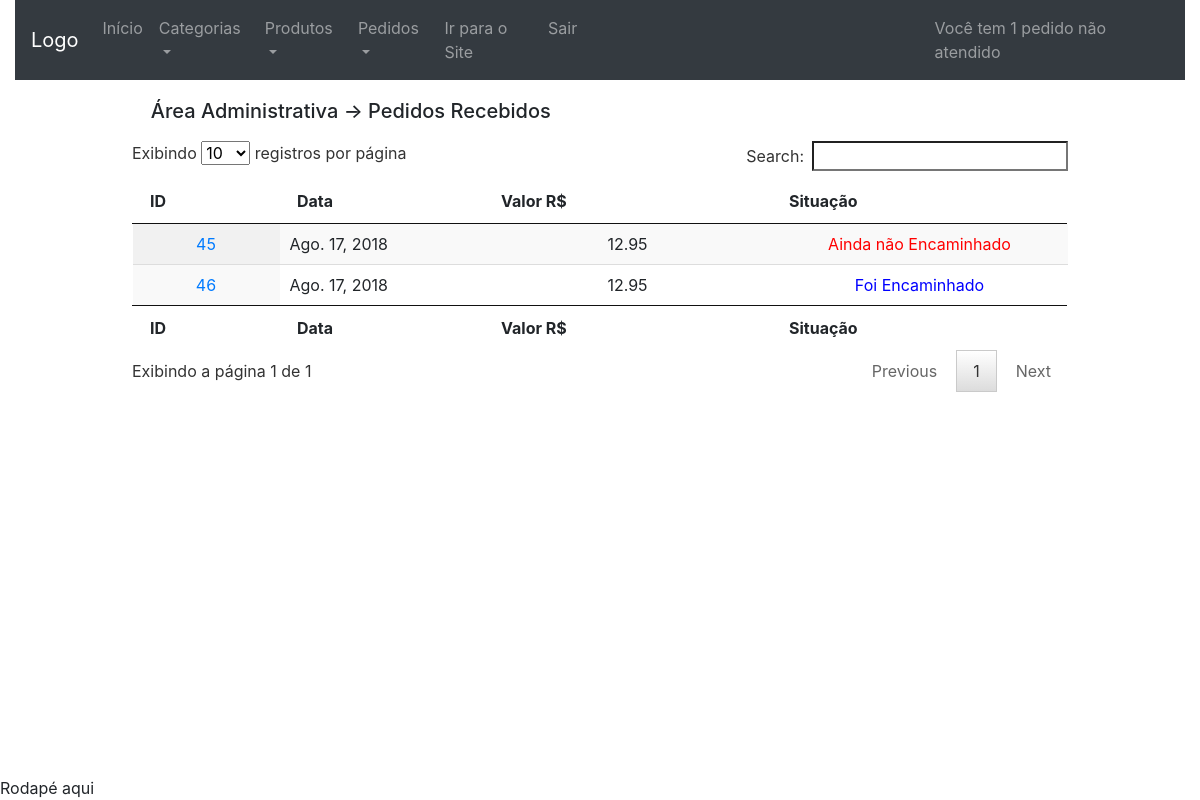
The app's page /area_administrativa/ (signed in), older data.
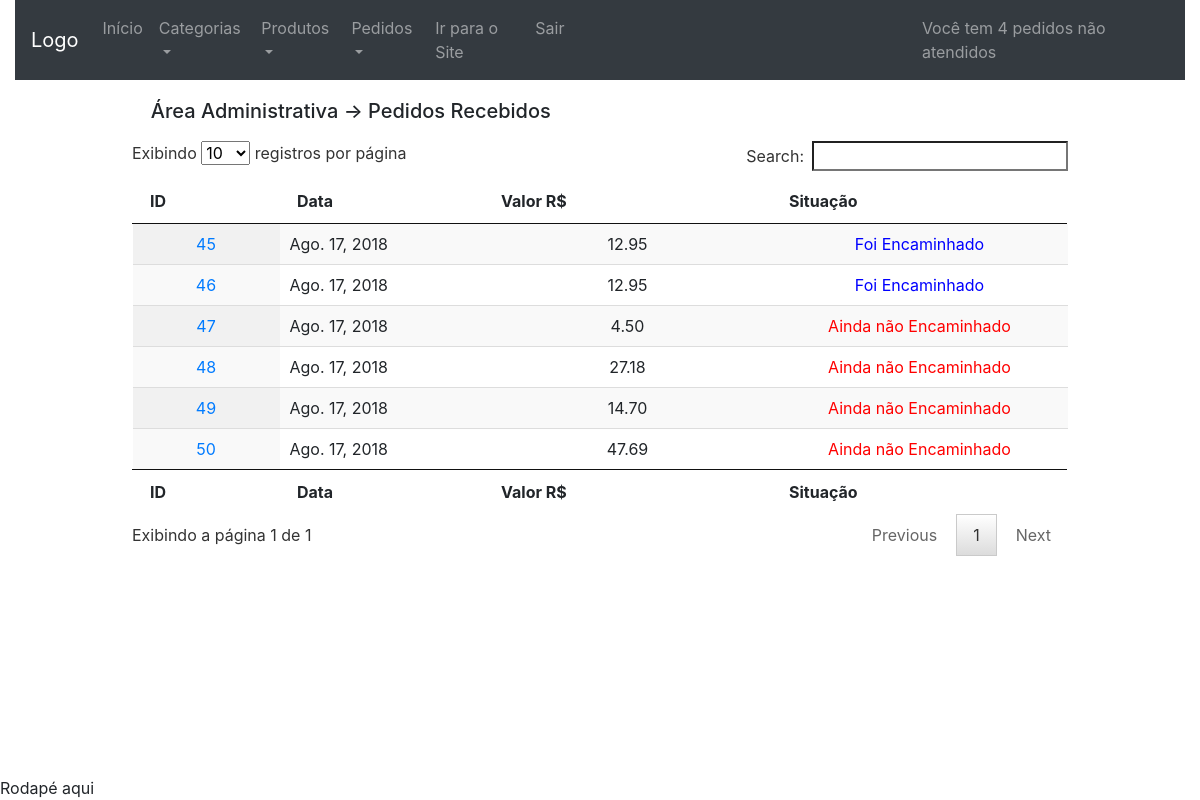
The same page, newer data.
### checkout/models.py (models this page shows, shortened)
class Order(models.Model):
	date = models.DateField(default=date.today, editable=False)
	value = models.DecimalField('Valor R$', max_digits=10,
		decimal_places=2, default=0)
	user = models.ForeignKey(User, on_delete=models.CASCADE,
		null=True, blank=True)
	delivery_address_is_the_same = models.BooleanField(
		verbose_name='Entregar no endereço cadastrado',
		default=True,
		blank=True)
	logradouro = models.CharField('Rua/Avenida', max_length=100,
		null=True, blank=True, default='')
	numero = models.CharField('Número', max_length=100,
		null=True, blank=True, default='')
	cep = models.CharField('CEP', max_length=10, null=True,
		blank=True, default='')
	complemento = models.CharField('Complamento', max_length=100,
		null=True, blank=True, default='')
	bairro = models.CharField('Bairro', max_length=100, null=True,
		blank=True, default='')
	cidade = models.CharField('Cidade', max_length=100, null=True,
		blank=True, default='')
	estado = models.CharField('Estado', max_length=100, null=True,
		blank=True, default='')
	transaction_id = models.CharField('ID da transação', max_length=100,
		null=True, blank=True)
	status_order = models.CharField('Status do Pedido', max_length=10,
		choices=STATUS_ORDER, default='A')
	status_pg = models.CharField('Status PagSeguro', max_length=10,
		choices=STATUS_PAGSEGURO, null=True, blank=True)
	sended = models.BooleanField(
		verbose_name='Enviado',
		default=False,
		blank=True)
	forwarded = models.BooleanField(
		verbose_name='Encaminhado',
		default=False,
		blank=True)
	class Meta:
		verbose_name = 'Pedido'
		verbose_name_plural = 'Pedidos'
		ordering = ['date']
	objects = models.Manager() # The default manager.
	orderManager = OrderManager()
	@staticmethod
	def getNoForwardeds(ordersSendeds):
		total = 0
		for order in ordersSendeds:
			if order.forwarded == False:
				total = total + 1
		return total

### dashboard_admin/views.py (the view)
# urls.py: path('', views.index, name='index'),
@login_required
def index(request):
	ordersSendeds = noForwardedsInfo(request)
	user = User.objects.get(id=request.user.id)
	context = {
		'orders': ordersSendeds,
	}
	if user.is_staff:
		return render(request, 'dashboard_admin/index.html',
			context)
	else:
		return HttpResponse('Acesso não permitido!')

### dashboard_admin/templatetags/da_tags.py (called while the page is built)
@register.simple_tag
def forwarded(value):
	if value:
		return 'Foi Encaminhado'
	else:
		return 'Ainda não Encaminhado'

### dashboard_admin/views.py (called while the page is built)
def noForwardedsInfo(request):
	ordersSendeds = Order.objects.filter(sended=True)
	request.session['no_forwarded'] = Order.getNoForwardeds(ordersSendeds)
	return ordersSendeds

### dashboard_admin/templates/dashboard_admin/index.html (shortened to what this page needs)
{% extends 'dashboard_admin/base.html' %}
{% load widget_tweaks %}
{% load da_tags %}
{% block conteudo %}
<div class="panel panel-default table-two-column panel-large">
	{% block dashboard_title %}
	<div class="panel-heading" style="margin: 2%;">
		<h5>Área Administrativa -> Pedidos Recebidos </h5>
	</div>
	{% endblock %}
	<div class="panel-body">
		<table id="table" class="display" cellspacing="0"
		        width="100%">
		    <thead>
		      <tr>
		        <th>ID</th>
		        <th>Data</th>
		        <th>Valor R$</th>
		        <th>Situação</th>
		      </tr>
		    </thead>
		    <tfoot>
		      <tr>
		      	<th>ID</th>
		        <th>Data</th>
		        <th>Valor R$</th>
		        <th>Situação</th>
		      </tr>
		    </tfoot>
		    <tbody>
				{% for order in orders %}
				<tr>
					<td style="text-align: center;">
						<a href="{% url 'dashboard_admin:order_datail' order.id %}"
						title="Detalhes">
					  	{{ order.id }}
						</a>
					</td>
					<td>
						{{ order.date }}
					</td>
					<td style="text-align: center;">
						{{ order.value }}
					</td>
					<td style="text-align: center;
					{% if order.forwarded %}
						color: blue
					{% else %}
						color: red
					 {% endif %} ">
						{% forwarded order.forwarded %}
					</td>
				</tr>
				{% endfor %}
		    </tbody>
		</table>
	</div>
</div>
{% endblock %}

Row changes from the older to the newer data that the page shows:
changed Order id 45: forwarded "Ainda não Encaminhado" → "Foi Encaminhado"
added Order: id "47", date "Ago. 17, 2018", value "4.50", forwarded "Ainda não Encaminhado"
added Order: id "48", date "Ago. 17, 2018", value "27.18", forwarded "Ainda não Encaminhado"
added Order: id "49", date "Ago. 17, 2018", value "14.70", forwarded "Ainda não Encaminhado"
added Order: id "50", date "Ago. 17, 2018", value "47.69", forwarded "Ainda não Encaminhado"
Text that changed along with them:
{{ request.session.no_forwarded }}: "1" → "4"
text now shown: "s s"
